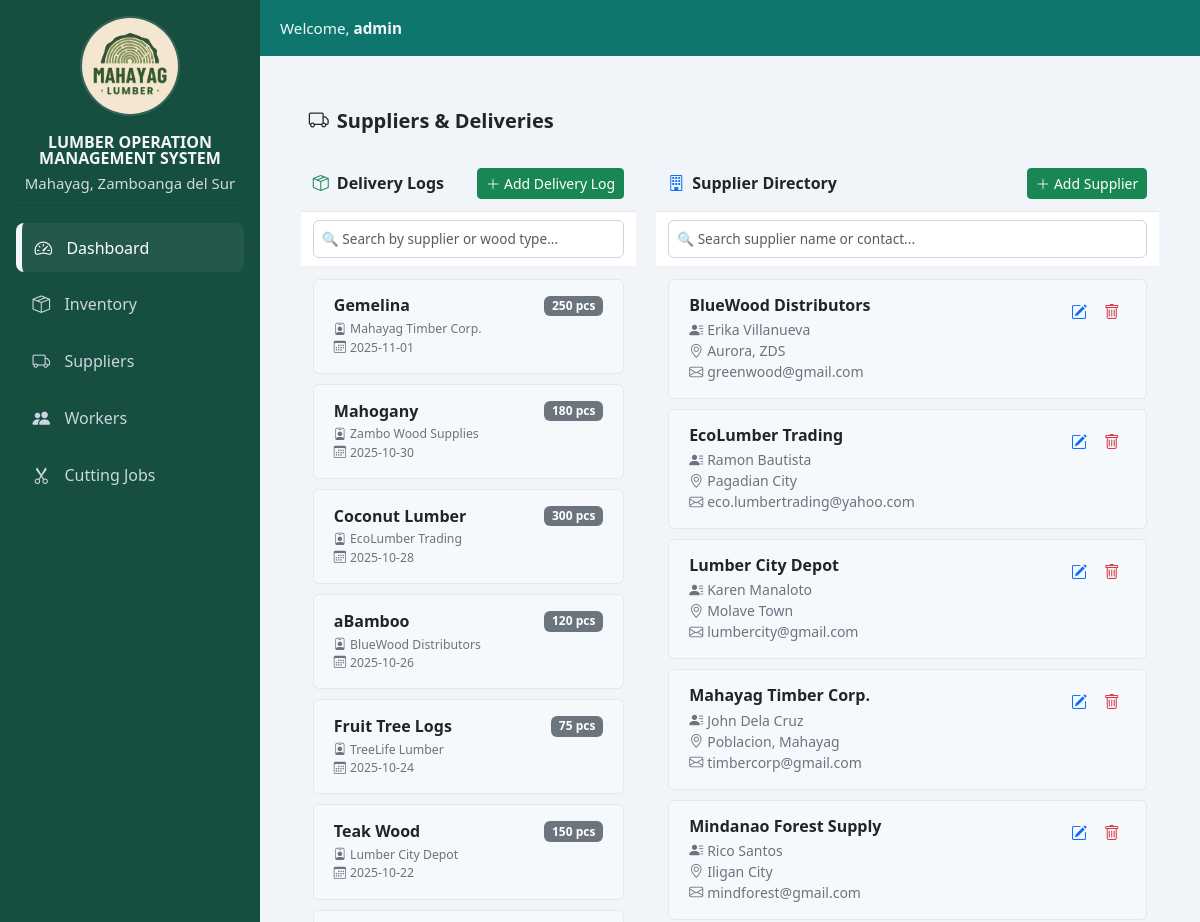
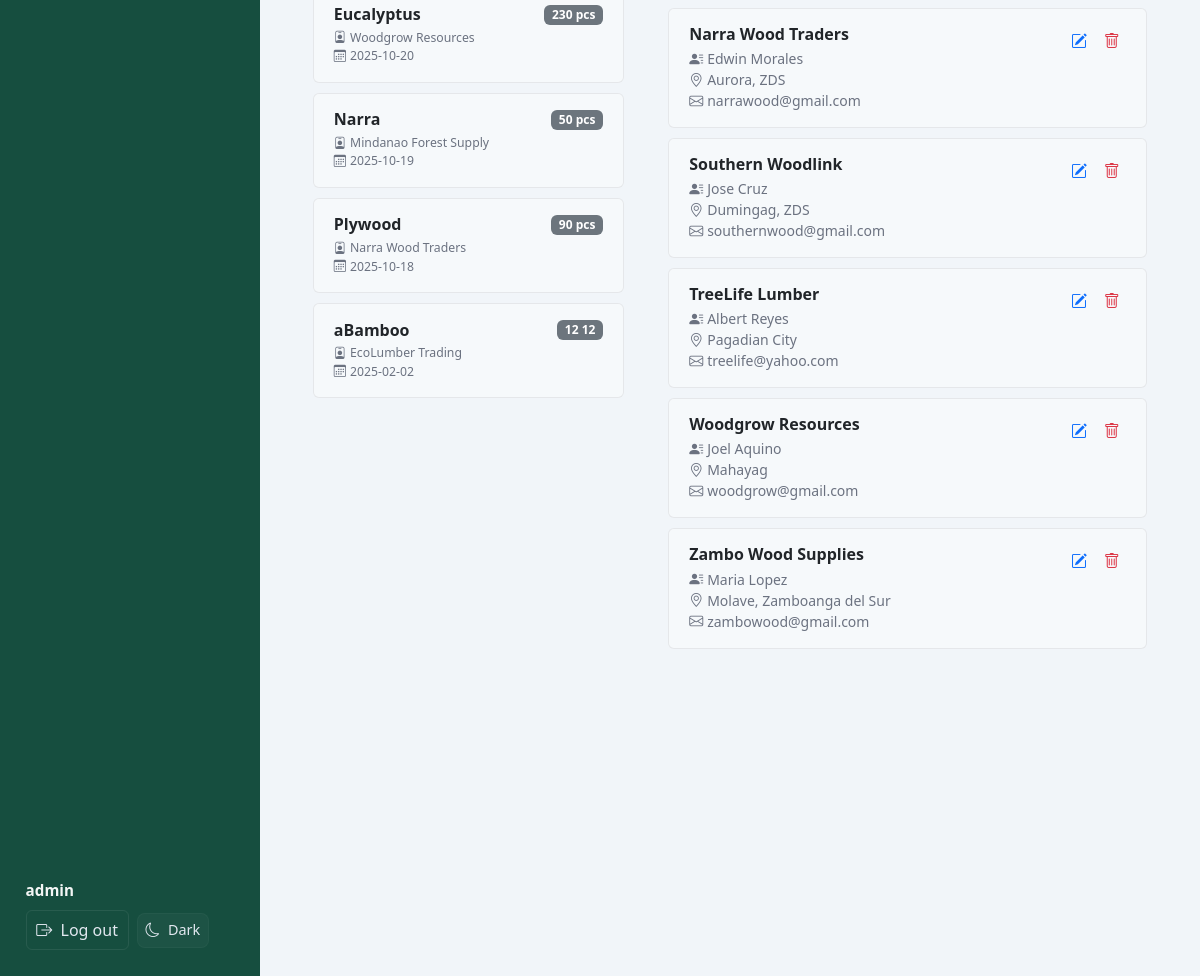
The app's page /admin/pages/suppliers.php (signed in) with its own data (2 pictures, top to bottom).
### tables this page shows
CREATE TABLE `deliveries` (
  `delivery_id` int(11) NOT NULL,
  `supplier_id` int(11) DEFAULT NULL,
  `inventory_id` int(11) DEFAULT NULL,
  `quantity` int(11) DEFAULT 0,
  `unit` varchar(20) DEFAULT 'pcs',
  `delivery_date` date DEFAULT NULL,
  `remarks` text DEFAULT NULL,
  `created_at` datetime DEFAULT current_timestamp()
);

CREATE TABLE `inventory_items` (
  `inventory_id` int(11) NOT NULL,
  `name` varchar(100) NOT NULL,
  `type` varchar(50) DEFAULT NULL,
  `size` varchar(50) DEFAULT NULL,
  `quantity` int(11) DEFAULT 0,
  `unit` varchar(20) DEFAULT 'pcs',
  `status` enum('In Stock','Low Stock','Out of Stock') DEFAULT 'In Stock',
  `created_at` datetime DEFAULT current_timestamp(),
  `updated_at` datetime DEFAULT current_timestamp() ON UPDATE current_timestamp()
);

CREATE TABLE `suppliers` (
  `supplier_id` int(11) NOT NULL,
  `name` varchar(100) NOT NULL,
  `contact_person` varchar(100) DEFAULT NULL,
  `address` varchar(255) DEFAULT NULL,
  `email_or_phone` varchar(100) DEFAULT NULL,
  `created_at` datetime DEFAULT current_timestamp()
);

### admin/pages/suppliers.php (the view, shortened to what this page needs)
<?php
include(__DIR__ . "/../config/db_connection.php");
include_once(__DIR__ . "/../partials/header.php");
?>
<div class="container-fluid py-4">
  <div class="d-flex justify-content-between align-items-center mb-4 px-2">
    <h4 class="section-title mb-0"><i class="bi bi-truck me-2"></i>Suppliers & Deliveries</h4>
  </div>
  <div class="suppliers-wrapper">
    <div class="panel-left">
      <div class="panel-header">
        <h6 class="fw-semibold text-dark mb-0"><i class="bi bi-box-seam text-success me-2"></i>Delivery Logs</h6>
        <button class="btn btn-sm btn-success" data-bs-toggle="modal" data-bs-target="#addDeliveryModal">
          <i class="bi bi-plus-lg me-1"></i>Add Delivery Log
        </button>
      </div>
      <div class="search-box">
        <input type="text" id="searchLogs" class="form-control form-control-sm" placeholder="🔍 Search by supplier or wood type...">
      </div>
      <div class="panel-body" id="logsList">
        <?php
        $logs = $conn->query("
          SELECT d.*, s.name AS supplier_name, i.name AS wood_type
          FROM deliveries d
          JOIN suppliers s ON s.supplier_id = d.supplier_id
          JOIN inventory_items i ON i.inventory_id = d.inventory_id
          ORDER BY d.delivery_date DESC
        ");
        if ($logs && $logs->num_rows > 0):
          while ($log = $logs->fetch_assoc()): ?>
            <div class="log-card" data-supplier="<?= strtolower($log['supplier_name']) ?>" data-wood="<?= strtolower($log['wood_type']) ?>">
              <div class="d-flex justify-content-between align-items-center mb-1">
                <h6 class="fw-semibold mb-0 text-dark"><?= htmlspecialchars($log['wood_type']) ?></h6>
                <span class="badge bg-secondary"><?= htmlspecialchars($log['quantity']) . ' ' . htmlspecialchars($log['unit']) ?></span>
              </div>
              <div class="log-details small">
                <small><i class="bi bi-person-badge me-1"></i><?= htmlspecialchars($log['supplier_name']) ?></small>
                <small><i class="bi bi-calendar3 me-1"></i><?= htmlspecialchars($log['delivery_date']) ?></small>
              </div>
            </div>
        <?php endwhile; else: ?>
          <p class="text-muted text-center mt-3">No deliveries found.</p>
        <?php endif; ?>
      </div>
    </div>
    <div class="panel-right">
      <div class="panel-header">
        <h6 class="fw-semibold text-dark mb-0"><i class="bi bi-building text-primary me-2"></i>Supplier Directory</h6>
        <button class="btn btn-sm btn-success" data-bs-toggle="modal" data-bs-target="#addSupplierModal">
          <i class="bi bi-plus-lg me-1"></i>Add Supplier
        </button>
      </div>
      <div class="search-box">
        <input type="text" id="searchSupplier" class="form-control form-control-sm" placeholder="🔍 Search supplier name or contact...">
      </div>
      <div class="panel-body" id="supplierList">
        <?php
        $suppliers = $conn->query("SELECT * FROM suppliers ORDER BY name ASC");
        if ($suppliers && $suppliers->num_rows > 0):
          while ($supplier = $suppliers->fetch_assoc()): ?>
            <div class="supplier-card d-flex justify-content-between align-items-start flex-wrap"
                 data-id="<?= $supplier['supplier_id'] ?>"
                 data-name="<?= strtolower($supplier['name']) ?>"
                 data-contact="<?= strtolower($supplier['contact_person']) ?>">
              <div class="supplier-details">
                <h6 class="fw-semibold mb-1 text-dark"><?= htmlspecialchars($supplier['name']) ?></h6>
                <small><i class="bi bi-person-lines-fill me-1"></i><?= htmlspecialchars($supplier['contact_person']) ?></small>
                <small><i class="bi bi-geo-alt me-1"></i><?= htmlspecialchars($supplier['address']) ?></small>
                <small><i class="bi bi-envelope me-1"></i><?= htmlspecialchars($supplier['email_or_phone']) ?></small>
              </div>
              <div class="d-flex align-items-center gap-1">
                <button class="action-btn btn-edit" title="Edit" data-bs-toggle="modal"
                  data-bs-target="#editSupplierModal"
                  data-id="<?= $supplier['supplier_id'] ?>"
                  data-name="<?= htmlspecialchars($supplier['name']) ?>"
                  data-contact="<?= htmlspecialchars($supplier['contact_person']) ?>"
                  data-address="<?= htmlspecialchars($supplier['address']) ?>"
                  data-email="<?= htmlspecialchars($supplier['email_or_phone']) ?>">
                  <i class="bi bi-pencil-square"></i>
                </button>
                <button class="action-btn btn-delete" title="Delete" data-id="<?= $supplier['supplier_id'] ?>" data-bs-toggle="modal" data-bs-target="#deleteSupplierModal">
                  <i class="bi bi-trash"></i>
                </button>
              </div>
            </div>
        <?php endwhile; else: ?>
          <p class="text-muted text-center mt-3">No suppliers found.</p>
        <?php endif; ?>
      </div>
    </div>
  </div>
</div>
<?php include(__DIR__ . "/../partials/footer.php"); ?>

### admin/partials/header.php (style rules this page uses)
:root { --sidebar-bg: #164e3f; --sidebar-text: #e2e8f0; --sidebar-accent: rgba(255,255,255,0.95); --topbar-bg: #0f766e; --content-bg: #f1f5f9; }
body { font-family: "Segoe UI", sans-serif; background: var(--content-bg); margin:0; }

### admin/pages/suppliers.php (style rules this page uses)
.section-title { font-size: 1.25rem; font-weight: 600; }
.suppliers-wrapper { display: flex; flex-wrap: nowrap; gap: 1.25rem; height: 75vh; }
.panel-left, .panel-right { display: flex; flex-direction: column; background: transparent; border: none; height: 100%; }
.panel-left { width: 40%; }
.panel-right { width: 60%; }
.panel-header { display: flex; justify-content: space-between; align-items: center; font-weight: 600; font-size: 0.9rem; padding: 0.75rem; border-bottom: 1px solid rgba(0,0,0,0.05); height: 55px; background-color: transparent; position: sticky; top: 0; z-index: 10; }
.search-box { position: sticky; top: 55px; z-index: 9; background-color: #fff; padding: 0.5rem 0.75rem; border-bottom: 1px solid rgba(0,0,0,0.05); }
.search-box input { font-size: 0.85rem; height: 38px; border-radius: 6px; border: 1px solid #ced4da; transition: all 0.2s ease; }
.panel-body { flex-grow: 1; overflow-y: auto; padding: 0.75rem; }
.supplier-card, .log-card { border: 1px solid rgba(0,0,0,0.07); border-radius: 6px; padding: 1rem 1.25rem; margin-bottom: 10px; background-color: rgba(255,255,255,0.4); transition: all 0.2s ease-in-out; }
.action-btn { border: none; background: transparent; font-size: 1rem; padding: 0.25rem 0.4rem; border-radius: 4px; transition: background-color 0.2s; }
.btn-edit i { color: #0d6efd; }
.btn-delete i { color: #dc3545; }
.supplier-details small, .log-details small { display: block; color: #6b7280; }

### records on screen
deliveries: inventory.name "Gemelina", quantity "250", unit "pcs", supplier.name "Mahayag Timber Corp.", delivery_date "2025-11-01"
deliveries: inventory.name "Mahogany", quantity "180", unit "pcs", supplier.name "Zambo Wood Supplies", delivery_date "2025-10-30"
deliveries: inventory.name "Coconut Lumber", quantity "300", unit "pcs", supplier.name "EcoLumber Trading", delivery_date "2025-10-28"
deliveries: inventory.name "aBamboo", quantity "120", unit "pcs", supplier.name "BlueWood Distributors", delivery_date "2025-10-26"
deliveries: inventory.name "Fruit Tree Logs", quantity "75", unit "pcs", supplier.name "TreeLife Lumber", delivery_date "2025-10-24"
deliveries: inventory.name "Teak Wood", quantity "150", unit "pcs", supplier.name "Lumber City Depot", delivery_date "2025-10-22"
deliveries: inventory.name "Eucalyptus", quantity "230", unit "pcs", supplier.name "Woodgrow Resources", delivery_date "2025-10-20"
deliveries: inventory.name "Narra", quantity "50", unit "pcs", supplier.name "Mindanao Forest Supply", delivery_date "2025-10-19"
deliveries: inventory.name "Plywood", quantity "90", unit "pcs", supplier.name "Narra Wood Traders", delivery_date "2025-10-18"
deliveries: inventory.name "aBamboo", quantity "12", unit "12", supplier.name "EcoLumber Trading", delivery_date "2025-02-02"
suppliers: name "BlueWood Distributors", contact_person "Erika Villanueva", address "Aurora, ZDS", email_or_phone "greenwood@gmail.com"
suppliers: name "EcoLumber Trading", contact_person "Ramon Bautista", address "Pagadian City", email_or_phone "eco.lumbertrading@yahoo.com"
suppliers: name "Lumber City Depot", contact_person "Karen Manaloto", address "Molave Town", email_or_phone "lumbercity@gmail.com"
suppliers: name "Mahayag Timber Corp.", contact_person "John Dela Cruz", address "Poblacion, Mahayag", email_or_phone "timbercorp@gmail.com"
suppliers: name "Mindanao Forest Supply", contact_person "Rico Santos", address "Iligan City", email_or_phone "mindforest@gmail.com"
suppliers: name "Narra Wood Traders", contact_person "Edwin Morales", address "Aurora, ZDS", email_or_phone "narrawood@gmail.com"
suppliers: name "Southern Woodlink", contact_person "Jose Cruz", address "Dumingag, ZDS", email_or_phone "southernwood@gmail.com"
suppliers: name "TreeLife Lumber", contact_person "Albert Reyes", address "Pagadian City", email_or_phone "treelife@yahoo.com"
suppliers: name "Woodgrow Resources", contact_person "Joel Aquino", address "Mahayag", email_or_phone "woodgrow@gmail.com"
suppliers: name "Zambo Wood Supplies", contact_person "Maria Lopez", address "Molave, Zamboanga del Sur", email_or_phone "zambowood@gmail.com"

### other values on screen
$displayName "admin"
